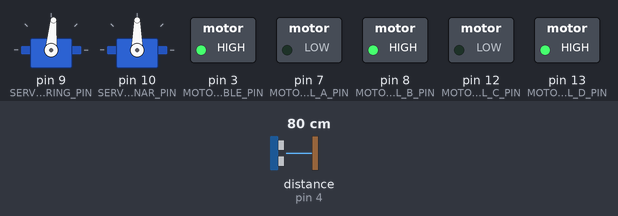
This sketch was run on a simulated Arduino Uno, built with avr-gcc and run on an emulated ATmega328P. Shown: 2 × servo, switched loads named in the sketch (green lamp = pin HIGH). Wiring (inferred from the names in the program): ultrasonic range finder: trigger pin 5; echo pin 4. Inputs (shaded band) come from the test bench; at power-on: distance to the obstacle (sensor on pin 4) 80 cm. The echo pulse lasts 58.3 µs per cm; pins used as bus, display or sensor lines are not drawn; what the sketch prints to the serial monitor is not drawn.

Above: at 1.2 s.
1.3 s: distance to the obstacle (sensor on pin 4) set to 56 cm
2.8 s: distance to the obstacle (sensor on pin 4) set to 49 cm
At 5.11 s:
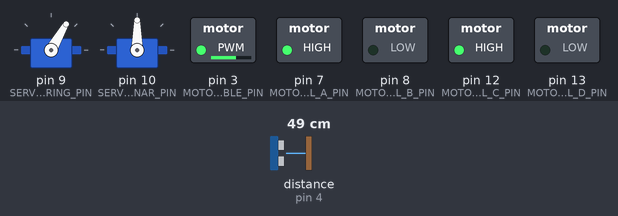
At 5.6 s:
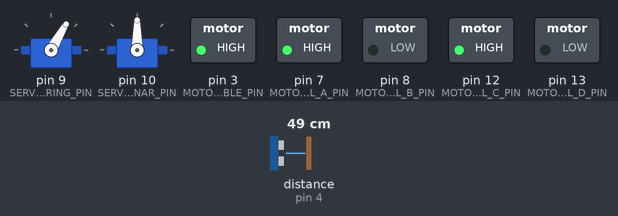
5.8 s: distance to the obstacle (sensor on pin 4) set to 60 cm
8.8 s: distance to the obstacle (sensor on pin 4) set to 2 cm
At 9.3 s:
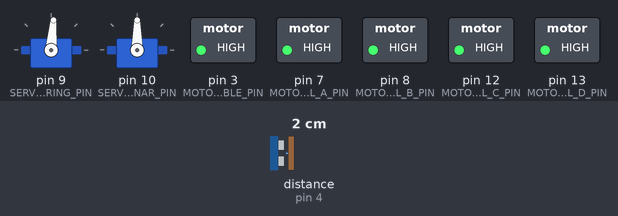
11.8 s: distance to the obstacle (sensor on pin 4) set to 250 cm
14.8 s: distance to the obstacle (sensor on pin 4) set to 4 cm
At 15.94 s:
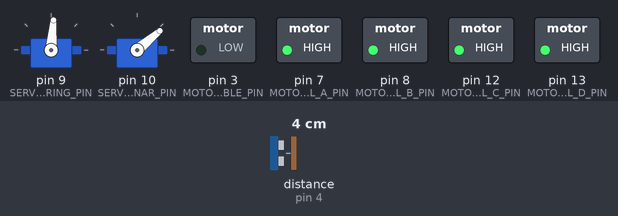
Timing chart, 0 to 18.8 s (numbered marks = the images above; inputs shaded):
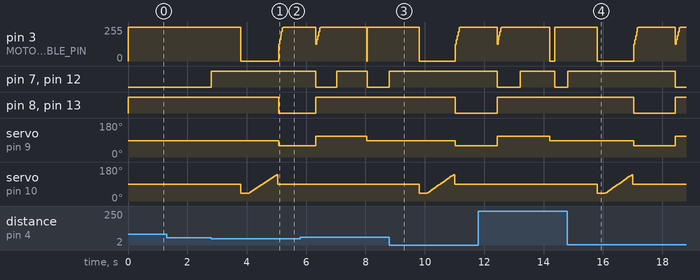

The sketch:

FRobotMain.ino
```cpp
#include <Servo.h>
#include "FRobot.h"

FRobot robot;

void setup() {
    robot.Initialize();
}

void loop() {
    robot.Step();
}
```

FRobot.cpp
```cpp
#include "FRobot.h"

const byte FRobot::SONAR_RING_BUFFER_MAX = 3;

// Pin Assignments
const byte FRobot::MOTOR_CTL_A_PIN          = 7;
const byte FRobot::MOTOR_CTL_B_PIN          = 8;
const byte FRobot::MOTOR_CTL_ENABLE_PIN     = 3;
const byte FRobot::MOTOR_CTL_C_PIN          = 12;
const byte FRobot::MOTOR_CTL_D_PIN          = 13;
const byte FRobot::SERVO_STEERING_PIN       = 9;
const byte FRobot::SERVO_SONAR_PIN          = 10;
const byte FRobot::SONAR_TRIGGER_PIN        = 5;
const byte FRobot::SONAR_ECHO_PIN           = 4;

// Servo Centering Values
const byte FRobot::STEERING_CENTER_ANGLE    = 85;
const byte FRobot::SONAR_CENTER_ANGLE       = 90;

// Magic Numbers for Servos
const byte FRobot::MAX_STEERING_ANGLE       = 25;
const byte FRobot::MAX_SCAN_ANGLE           = 50;
const byte FRobot::SCAN_ANGLE_STEP          = 5;

const int FRobot::MAX_INPUT_BUFFER_LEN      = 256;

// Serial Commands
String FRobot::SERIAL_SEND_CLEARANCE                = "FS+CLR:";
String FRobot::SERIAL_SEND_MOVING                   = "FS+MOV:";
String FRobot::SERIAL_SEND_AUTO                     = "FS+AUTO:";
String FRobot::SERIAL_SEND_SONAR_PREFIX             = "FS+SONAR:{";
String FRobot::SERIAL_SEND_SONAR_POSTFIX            = "}";

String FRobot::SERIAL_RECEIVE_AUTO                  = "FR+AUTO";
String FRobot::SERIAL_RECEIVE_OVERRIDE              = "FR+OVERRIDE";
String FRobot::SERIAL_RECEIVE_DPAD_PREFIX           = "FR+DPAD:";
String FRobot::SERIAL_RECEIVE_DPAD_FORWARD_POSTFIX  = "FWD:";
String FRobot::SERIAL_RECEIVE_DPAD_REVERSE_POSTFIX  = "REV:";
String FRobot::SERIAL_RECEIVE_DPAD_LEFT_POSTFIX     = "LT:";
String FRobot::SERIAL_RECEIVE_DPAD_RIGHT_POSTFIX    = "RT:";
String FRobot::SERIAL_RECEIVE_DPAD_STOP_POSTFIX     = "S:";

// #define TEST_WITHOUT_MOTORS

FRobot::FRobot() {
    mLastScanValuesLength = (2 * (MAX_SCAN_ANGLE/SCAN_ANGLE_STEP)) + 1;
    mLastScanValues = new float[mLastScanValuesLength];
    mLastScanAngles = new int[mLastScanValuesLength];
    mInputBuffer = new char[MAX_INPUT_BUFFER_LEN];
    mSonarRingBuffer = new unsigned long[SONAR_RING_BUFFER_MAX];
}

FRobot::~FRobot() {
    delete [] mLastScanValues;
    delete [] mLastScanAngles;
    delete [] mInputBuffer;
}

void FRobot::Initialize() {
    Serial.begin(115200);

    mSteerServo.attach(SERVO_STEERING_PIN);
    mSteerServo.write(STEERING_CENTER_ANGLE);
    mSonarServo.attach(SERVO_SONAR_PIN);
    mSonarServo.write(SONAR_CENTER_ANGLE);
    pinMode(SONAR_TRIGGER_PIN, OUTPUT);
    pinMode(SONAR_ECHO_PIN, INPUT);
    pinMode(MOTOR_CTL_A_PIN, OUTPUT);
    pinMode(MOTOR_CTL_B_PIN, OUTPUT);
    pinMode(MOTOR_CTL_ENABLE_PIN, OUTPUT);
    pinMode(MOTOR_CTL_C_PIN, OUTPUT);
    pinMode(MOTOR_CTL_D_PIN, OUTPUT);
    digitalWrite(MOTOR_CTL_ENABLE_PIN, LOW);

    for(int bufferIndex = 0; bufferIndex < MAX_INPUT_BUFFER_LEN; ++bufferIndex)
        mInputBuffer[bufferIndex] = 0;

    mCurrentForwardClearance = 0;
    for (int arrayIndex = 0; arrayIndex < mLastScanValuesLength; arrayIndex++) {
        mLastScanValues[arrayIndex] = 0;
        mLastScanAngles[arrayIndex] = 0;
    }
    mMovingForward = false;
    mAutoMode = true;

    for (int ringBufferIndex = 0; ringBufferIndex < SONAR_RING_BUFFER_MAX; ringBufferIndex++)
        mSonarRingBuffer[ringBufferIndex] = 0;
    mSonarRingBufferIndex = 0;
}

void FRobot::Step() {
    mCurrentForwardClearance = (int)ReadSonarDistance();
    ParseInputBufer();
    if (mAutoMode) {
        if (mCurrentForwardClearance > 50) {
            if (!mMovingForward)
                GoForward(false, 255);
            mMovingForward = true;
        } else {
            mMovingForward = false;
            NavigateTowardClearestPath();
        }
    }
    PostStatus();
}

void FRobot::PostStatus() {
    ParseInputBufer();
    Serial.print(SERIAL_SEND_CLEARANCE);
    Serial.println(mCurrentForwardClearance);
    ParseInputBufer();
    Serial.print(SERIAL_SEND_MOVING);
    Serial.println(mMovingForward);
    ParseInputBufer();
    Serial.print(SERIAL_SEND_AUTO);
    Serial.println(mAutoMode);
    PostSonarStatus();
}

void FRobot::PostSonarStatus() {
    ParseInputBufer();
    Serial.print(SERIAL_SEND_SONAR_PREFIX);
    if(!mMovingForward && mAutoMode)
    {
        for(int i = 0; i < mLastScanValuesLength; ++i)
        {
            if (i > 0)
                Serial.print("|");
            Serial.print("(");
            Serial.print(mLastScanAngles[i]);
            Serial.print(",");
            Serial.print(mLastScanValues[i]);
            Serial.print(")");
        }
    } else {
        Serial.print("(");
        Serial.print(0);
        Serial.print(",");
        Serial.print(mCurrentForwardClearance);
        Serial.print(") ");
    }
    Serial.println(SERIAL_SEND_SONAR_POSTFIX);
}

boolean FRobot::InAutoMode() {
    return mAutoMode;
}

void FRobot::ParseInputBufer() {
    while(Serial.peek() != -1) {
        int len = Serial.readBytesUntil('\n', mInputBuffer, MAX_INPUT_BUFFER_LEN);
        mInputBuffer[len] = 0;
        String input = String(mInputBuffer);
        if(input.equals(SERIAL_RECEIVE_AUTO)) {
            mAutoMode = true;
        } else if(mAutoMode && input.equals(SERIAL_RECEIVE_OVERRIDE)) {
            mAutoMode = false;
        } else if(!mAutoMode && input.startsWith(SERIAL_RECEIVE_DPAD_PREFIX)) {
            int prefixLen = SERIAL_RECEIVE_DPAD_PREFIX.length();
            int cmdEndIndex = input.indexOf(':', prefixLen) + 1;
            String direction = input.substring(prefixLen, cmdEndIndex);
            String magnitudeStr = input.substring(cmdEndIndex);
            int magnitude = magnitudeStr.toInt();
            if (SERIAL_RECEIVE_DPAD_FORWARD_POSTFIX.equals(direction))
                GoForward(false, magnitude);
            else if (SERIAL_RECEIVE_DPAD_REVERSE_POSTFIX.equals(direction))
                GoBackward(false, magnitude);
            else if (SERIAL_RECEIVE_DPAD_LEFT_POSTFIX.equals(direction))
                TurnWheelsLeft(magnitude);
            else if (SERIAL_RECEIVE_DPAD_RIGHT_POSTFIX.equals(direction))
                TurnWheelsRight(magnitude);
            else if (SERIAL_RECEIVE_DPAD_STOP_POSTFIX.equals(direction))
                Stop(magnitude);
        }
    }
}

/*
 * There are a lot of checks in here to Parse the Input Buffer
 * this is to give the bluetooth remote a chance to cancel this action
 * as soon as possible rather than to wait for this entire method to
 * finish out.
 */
void FRobot::NavigateTowardClearestPath() {
    Stop(true);
    int angle = PerformScanForBestPath();
    ParseInputBufer();
    if (mAutoMode) {
        int absAngle = abs(angle);
        int multiplier = 0;
        if (angle < 0)
            multiplier = -1;
        else if (angle > 0)
            multiplier = 1;
        if (multiplier != 0) {
            ParseInputBufer();
            if(mAutoMode)
            {
                TurnWheels(MAX_STEERING_ANGLE, multiplier);
                GoBackward(true, 255);
                double timeMultiplier = ((double)absAngle/(double)MAX_SCAN_ANGLE);
                long waitForMilliSeconds = (750 * timeMultiplier) + 500;
                delay(waitForMilliSeconds);
                ParseInputBufer();
                if(mAutoMode)
                {
                    TurnWheels(MAX_STEERING_ANGLE, -multiplier);
                    GoForward(true, 255);
                    delay(waitForMilliSeconds / 2);
                }
            }
            Stop(true);
            mSteerServo.write(STEERING_CENTER_ANGLE);
        }
    }
}

void FRobot::GoForward(boolean fadeIn, byte maxSpeed)
{
#ifndef TEST_WITHOUT_MOTORS
    digitalWrite(MOTOR_CTL_ENABLE_PIN, LOW);
    digitalWrite(MOTOR_CTL_A_PIN, LOW);
    digitalWrite(MOTOR_CTL_B_PIN, HIGH);
    digitalWrite(MOTOR_CTL_C_PIN, LOW);
    digitalWrite(MOTOR_CTL_D_PIN, HIGH);
    if (fadeIn) {
        for(int i = (maxSpeed/2); i <= maxSpeed; i += (maxSpeed/8)) {
            analogWrite(MOTOR_CTL_ENABLE_PIN, i);
            delay(maxSpeed/8);
        }
    }
    if (maxSpeed == 255)
        digitalWrite(MOTOR_CTL_ENABLE_PIN, HIGH);
    else
        analogWrite(MOTOR_CTL_ENABLE_PIN, maxSpeed);
#endif
}

void FRobot::TurnWheelsLeft(byte angle)
{
    TurnWheels(angle, -1);
}

void FRobot::TurnWheelsRight(byte angle)
{
    TurnWheels(angle, 1);
}

void FRobot::TurnWheels(byte angle, int multiplier)
{
    if (angle > MAX_STEERING_ANGLE)
        angle = MAX_STEERING_ANGLE;
    mSteerServo.write(STEERING_CENTER_ANGLE + (multiplier * angle));
}

void FRobot::Stop(boolean useBreak)
{
    digitalWrite(MOTOR_CTL_ENABLE_PIN, LOW);
    if (useBreak) {
        digitalWrite(MOTOR_CTL_A_PIN, HIGH);
        digitalWrite(MOTOR_CTL_B_PIN, HIGH);
        digitalWrite(MOTOR_CTL_C_PIN, HIGH);
        digitalWrite(MOTOR_CTL_D_PIN, HIGH);
        digitalWrite(MOTOR_CTL_ENABLE_PIN, HIGH);
        delay(1000);
        digitalWrite(MOTOR_CTL_ENABLE_PIN, LOW);
    }
}

void FRobot::GoBackward(boolean fadeIn, byte maxSpeed)
{
#ifndef TEST_WITHOUT_MOTORS
    digitalWrite(MOTOR_CTL_ENABLE_PIN, LOW);
    digitalWrite(MOTOR_CTL_A_PIN, HIGH);
    digitalWrite(MOTOR_CTL_B_PIN, LOW);
    digitalWrite(MOTOR_CTL_C_PIN, HIGH);
    digitalWrite(MOTOR_CTL_D_PIN, LOW);
    if (fadeIn) {
        for(int i = (maxSpeed/2); i <= maxSpeed; i += (maxSpeed/8)) {
            analogWrite(MOTOR_CTL_ENABLE_PIN, i);
            delay(maxSpeed/8);
        }
    }
    if (maxSpeed == 255)
        digitalWrite(MOTOR_CTL_ENABLE_PIN, HIGH);
    else
        analogWrite(MOTOR_CTL_ENABLE_PIN, maxSpeed);
#endif
}

unsigned long FRobot::ReadRawSonarValue()
{
    /* The following trigPin/echoPin cycle is used to determine the
    distance of the nearest object by bouncing soundwaves off of it.
    */
    digitalWrite(SONAR_TRIGGER_PIN, LOW);
    delayMicroseconds(2);

    digitalWrite(SONAR_TRIGGER_PIN, HIGH);
    delayMicroseconds(10);

    digitalWrite(SONAR_TRIGGER_PIN, LOW);
    unsigned long rawValue = pulseIn(SONAR_ECHO_PIN, HIGH);
    return rawValue;
}

unsigned long FRobot::MovingAverageRawSonarValue()
{
    unsigned long avg = 0;
    unsigned long sum = 0;
    int div = 0;
    for (int bufferIndex = 0; bufferIndex < SONAR_RING_BUFFER_MAX; bufferIndex++) {
        if(mSonarRingBuffer[bufferIndex] > 0) {
            sum += mSonarRingBuffer[bufferIndex];
            div++;
        }
    }
    if(div == SONAR_RING_BUFFER_MAX)
        avg = sum / div;
    return avg;
}

float FRobot::ReadSonarDistance()
{
    unsigned long duration = 0;
    const int maxTries = 5;
    int tries = 0;
    // This loop tries to filer out bad values by keeping a running
    // average and comapring current values against that running
    // average. If the values deviate too much we try another reading
    // if the deviations continue we just take what we have and move on.
    while (tries < maxTries) {
        unsigned long avg = MovingAverageRawSonarValue();
        duration = ReadRawSonarValue();
        // A delta longer than 2000 equates to around 35 cm
        unsigned long delta = abs((long)duration - (long)avg);
        if(avg == 0 || delta < 2000)
        {
            break;
        } else {
            tries++;
            duration = ReadRawSonarValue();
        }
    }

    mSonarRingBuffer[mSonarRingBufferIndex] = duration;
    mSonarRingBufferIndex = (mSonarRingBufferIndex + 1) % SONAR_RING_BUFFER_MAX;

    //Calculate the distance (in cm) based on the speed of sound.
    return  duration/58.2f;
}

/*
* Note: Servo seems to take less than 4ms per degree of motion.
* So you will see appropriate delays after each write command
* to the servo.
*
* negative values indicate the right side of vehicle
* positive values indicate the left side of vehicle
*/
int FRobot::PerformScanForBestPath() {
    int furthestDistanceAngle = 0;
    ParseInputBufer();
    if(mAutoMode)
    {
        float currentDistance = 0.0f;
        float furthestDistance = 0.0f;

        mSonarServo.write(SONAR_CENTER_ANGLE - MAX_SCAN_ANGLE);
        delay(MAX_SCAN_ANGLE*4 + 25);

        int arrayIndex = 0;
        for(int currentAngle = -MAX_SCAN_ANGLE; currentAngle <= MAX_SCAN_ANGLE; currentAngle += SCAN_ANGLE_STEP) {
            mSonarServo.write(SONAR_CENTER_ANGLE + currentAngle);
            delay(4*5 + 25);

            currentDistance = ReadSonarDistance();

            mLastScanValues[arrayIndex] = currentDistance;
            mLastScanAngles[arrayIndex] = currentAngle;
            arrayIndex++;

            if (currentDistance < 3000 && currentDistance > furthestDistance) {
                furthestDistance = currentDistance;
                furthestDistanceAngle = currentAngle;
            }
        }

        // During this final write to center the sonar servo
        // we will take advantage of the time needed and post
        // the results
        mSonarServo.write(SONAR_CENTER_ANGLE);
        unsigned long totalWaitMicros = (MAX_SCAN_ANGLE*4L + 25L) * 1000L;
        unsigned long t0 = micros();
        PostSonarStatus();
        unsigned long t1 = micros();
        long remaining = totalWaitMicros - (t1 - t0);
        if (remaining > 0)
            delayMicroseconds(remaining);
    }
    return furthestDistanceAngle;
}
```

FRobot.h
```cpp
#include "Arduino.h"
#include <Servo.h>

class FRobot {
public:
    FRobot();
    virtual ~FRobot();


    void Initialize();
    void Step();

protected:
    void GoForward(boolean fadeIn, byte maxSpeed);
    void GoBackward(boolean fadeIn, byte maxSpeed);
    void TurnWheelsLeft(byte angle);
    void TurnWheelsRight(byte angle);
    void TurnWheels(byte angle, int multiplier);
    void Stop(boolean useBreak);

    unsigned long ReadRawSonarValue();
    unsigned long MovingAverageRawSonarValue();
    float ReadSonarDistance();
    int PerformScanForBestPath();
    void NavigateTowardClearestPath();

    void PostStatus();
    void PostSonarStatus();

    boolean InAutoMode();
    void ParseInputBufer();

    // Servos
    Servo mSteerServo;
    Servo mSonarServo;

    // Current State
    float* mLastScanValues;
    int* mLastScanAngles;
    byte mLastScanValuesLength;
    int mCurrentForwardClearance;
    boolean mMovingForward;
    boolean mAutoMode;

    char* mInputBuffer;

    unsigned long* mSonarRingBuffer;
    int mSonarRingBufferIndex;

    static const byte SONAR_RING_BUFFER_MAX;

    // Pin Assignments
    static const byte MOTOR_CTL_A_PIN;
    static const byte MOTOR_CTL_B_PIN;
    static const byte MOTOR_CTL_ENABLE_PIN;
    static const byte MOTOR_CTL_C_PIN;
    static const byte MOTOR_CTL_D_PIN;
    static const byte SERVO_STEERING_PIN;
    static const byte SERVO_SONAR_PIN;
    static const byte SONAR_TRIGGER_PIN;
    static const byte SONAR_ECHO_PIN;

    // Servo Centering Values
    static const byte STEERING_CENTER_ANGLE;
    static const byte SONAR_CENTER_ANGLE;

    // Magic Numbers for Servos
    static const byte MAX_STEERING_ANGLE;
    static const byte MAX_SCAN_ANGLE;
    static const byte SCAN_ANGLE_STEP;

    static const int MAX_INPUT_BUFFER_LEN;

    // Serial Commands
    static String SERIAL_SEND_CLEARANCE;
    static String SERIAL_SEND_MOVING;
    static String SERIAL_SEND_AUTO;
    static String SERIAL_SEND_SONAR_PREFIX;
    static String SERIAL_SEND_SONAR_POSTFIX;

    static String SERIAL_RECEIVE_AUTO;
    static String SERIAL_RECEIVE_OVERRIDE;
    static String SERIAL_RECEIVE_DPAD_PREFIX;
    static String SERIAL_RECEIVE_DPAD_FORWARD_POSTFIX;
    static String SERIAL_RECEIVE_DPAD_REVERSE_POSTFIX;
    static String SERIAL_RECEIVE_DPAD_LEFT_POSTFIX;
    static String SERIAL_RECEIVE_DPAD_RIGHT_POSTFIX;
    static String SERIAL_RECEIVE_DPAD_STOP_POSTFIX;
};
```

Measured:
- the behaviour switches between 52 and 51 cm on distance to the obstacle (sensor on pin 4) (found by bisection; images 0 and 1)
- after the input at 2.8 s, pin 3 (MOTOR_CTL_ENABLE_PIN): 255/255 → 0/255 after 1.0 s, → 255/255 1.3 s later; pin 7 (MOTOR_CTL_A_PIN), pin 12 (MOTOR_CTL_C_PIN): LOW → HIGH at once; pin 8 (MOTOR_CTL_B_PIN), pin 13 (MOTOR_CTL_D_PIN): HIGH → LOW after 2.3 s; servo on pin 9 (SERVO_STEERING_PIN): 85° → 60° after 2.3 s
- after the input at 8.8 s, pin 3 (MOTOR_CTL_ENABLE_PIN): 255/255 → 0/255 after 1.0 s, → 255/255 1.2 s later; pin 7 (MOTOR_CTL_A_PIN), pin 12 (MOTOR_CTL_C_PIN): LOW → HIGH at once; pin 8 (MOTOR_CTL_B_PIN), pin 13 (MOTOR_CTL_D_PIN): HIGH → LOW after 2.2 s; servo on pin 9 (SERVO_STEERING_PIN): 85° → 60° after 2.2 s
- after the input at 14.8 s, pin 7 (MOTOR_CTL_A_PIN), pin 12 (MOTOR_CTL_C_PIN): LOW → HIGH at once, → LOW 3.6 s later; pin 8 (MOTOR_CTL_B_PIN), pin 13 (MOTOR_CTL_D_PIN): HIGH → LOW after 2.2 s, → HIGH 1.4 s later; servo on pin 9 (SERVO_STEERING_PIN): 85° → 60° after 2.2 s, → 110° 1.4 s later
